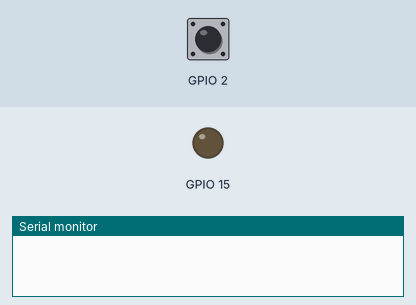
Simulated run of this program. Board: ESP32-S3. Shown: output pins drawn as LEDs (lit = HIGH), the last lines printed to the serial monitor. Inputs (shaded band) come from the test bench; at power-on: GPIO 2 HIGH.

Above: at 1.2 s.
1.3 s: GPIO 2 pulled LOW for 0.15 s
At 2.0 s:
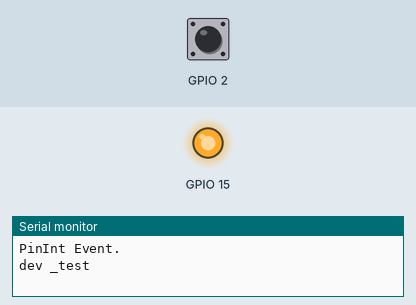
2.9 s: GPIO 2 pulsed LOW 2 times (0.12 s each, 0.3 s apart)
Timing chart, 0 to 5.9 s (numbered marks = the images above; inputs shaded):
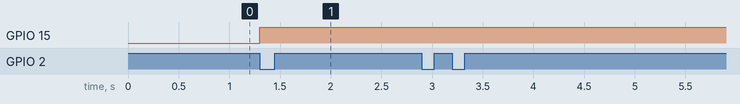

Measured:
- after the input at 1.3 s, GPIO 15: LOW → HIGH at once

The program:

main.cpp
```cpp
#include <Arduino.h>

// 定义外部中断的Mode
// 0: 无中断，读取Touch值
// 1：Touch中断，执行 TouchEvent()
// 2: 外部IO的中断
#define EXT_ISR_MODE 2

uint8_t stateLED = 1;

void TouchEvent()
{
    Serial.printf("Touch Event.\r\n");
    //stateLED = stateLED^1;
    digitalWrite(15,stateLED);
}

void PinIntEvent()
{
    Serial.printf("PinInt Event.\r\n");
    digitalWrite(15,stateLED);
    printf("dev _test");    //main分支
}

void setup()
{
    // put your setup code here, to run once:
    pinMode(15, OUTPUT);
    Serial.begin(115200);

#if 1 == EXT_ISR_MODE
    // Pin: T0(GPIO4), 函数指针:TouchEvent, 阈值: 40
    touchAttachInterrupt(2, TouchEvent, 40);

#elif 2 == EXT_ISR_MODE
    pinMode(2, INPUT_PULLUP);
    attachInterrupt(2, PinIntEvent, FALLING);

#endif
}

void loop()
{
    // put your main code here, to run repeatedly:

#if 0 == EXT_ISR_MODE
    Serial.printf("touch:%d\r\n", touchRead(T0));
#endif

    delay(200);
}
```
